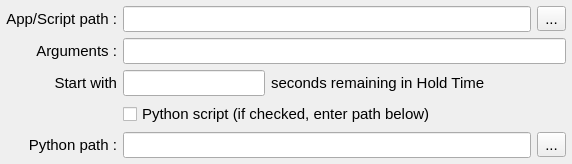
         <widget class="QFrame" name="appFrame">
          <property name="sizePolicy">
           <sizepolicy hsizetype="Preferred" vsizetype="Fixed">
            <horstretch>0</horstretch>
            <verstretch>0</verstretch>
           </sizepolicy>
          </property>
          <property name="minimumSize">
           <size>
            <width>0</width>
            <height>0</height>
           </size>
          </property>
          <property name="font">
           <font>
            <family>.SF NS</family>
            <pointsize>11</pointsize>
           </font>
          </property>
          <property name="frameShape">
           <enum>QFrame::NoFrame</enum>
          </property>
          <property name="frameShadow">
           <enum>QFrame::Plain</enum>
          </property>
          <layout class="QGridLayout" name="appLayout">
           <property name="leftMargin">
            <number>6</number>
           </property>
           <property name="topMargin">
            <number>6</number>
           </property>
           <property name="rightMargin">
            <number>6</number>
           </property>
           <property name="bottomMargin">
            <number>6</number>
           </property>
           <item row="1" column="4">
            <widget class="QToolButton" name="appLocationButton">
             <property name="font">
              <font>
               <family>.AppleSystemUIFont</family>
               <pointsize>11</pointsize>
              </font>
             </property>
             <property name="toolTip">
              <string>Browse for location...</string>
             </property>
             <property name="text">
              <string>...</string>
             </property>
            </widget>
           </item>
           <item row="5" column="4">
            <widget class="QToolButton" name="pythonLocationButton">
             <property name="font">
              <font>
               <family>.AppleSystemUIFont</family>
               <pointsize>11</pointsize>
              </font>
             </property>
             <property name="toolTip">
              <string>Browse for Python location...</string>
             </property>
             <property name="text">
              <string>...</string>
             </property>
            </widget>
           </item>
           <item row="1" column="0">
            <widget class="QLabel" name="appLocationLabel">
             <property name="font">
              <font>
               <family>.AppleSystemUIFont</family>
               <pointsize>11</pointsize>
              </font>
             </property>
             <property name="text">
              <string>App/Script path :</string>
             </property>
             <property name="alignment">
              <set>Qt::AlignRight|Qt::AlignTrailing|Qt::AlignVCenter</set>
             </property>
            </widget>
           </item>
           <item row="3" column="4">
            <spacer name="horizontalSpacer_7">
             <property name="orientation">
              <enum>Qt::Horizontal</enum>
             </property>
             <property name="sizeType">
              <enum>QSizePolicy::Minimum</enum>
             </property>
             <property name="sizeHint" stdset="0">
              <size>
               <width>10</width>
               <height>20</height>
              </size>
             </property>
            </spacer>
           </item>
           <item row="3" column="2">
            <widget class="QLabel" name="appStartLabel2">
             <property name="font">
              <font>
               <family>.AppleSystemUIFont</family>
               <pointsize>11</pointsize>
              </font>
             </property>
             <property name="text">
              <string>seconds remaining in Hold Time</string>
             </property>
            </widget>
           </item>
           <item row="3" column="0">
            <widget class="QLabel" name="appStartLabel1">
             <property name="font">
              <font>
               <family>.AppleSystemUIFont</family>
               <pointsize>11</pointsize>
              </font>
             </property>
             <property name="text">
              <string>Start with</string>
             </property>
             <property name="alignment">
              <set>Qt::AlignRight|Qt::AlignTrailing|Qt::AlignVCenter</set>
             </property>
            </widget>
           </item>
           <item row="5" column="0">
            <widget class="QLabel" name="pythonPathLabel">
             <property name="font">
              <font>
               <family>.AppleSystemUIFont</family>
               <pointsize>11</pointsize>
              </font>
             </property>
             <property name="text">
              <string>Python path :</string>
             </property>
             <property name="alignment">
              <set>Qt::AlignRight|Qt::AlignTrailing|Qt::AlignVCenter</set>
             </property>
            </widget>
           </item>
           <item row="4" column="1" colspan="4">
            <widget class="QCheckBox" name="pythonCheckBox">
             <property name="font">
              <font>
               <family>.AppleSystemUIFont</family>
               <pointsize>11</pointsize>
              </font>
             </property>
             <property name="text">
              <string>Python script (if checked, enter path below)</string>
             </property>
            </widget>
           </item>
           <item row="3" column="1">
            <widget class="QLineEdit" name="appStartEdit">
             <property name="minimumSize">
              <size>
               <width>0</width>
               <height>20</height>
              </size>
             </property>
             <property name="font">
              <font>
               <family>.AppleSystemUIFont</family>
               <pointsize>11</pointsize>
              </font>
             </property>
             <property name="alignment">
              <set>Qt::AlignCenter</set>
             </property>
            </widget>
           </item>
           <item row="2" column="0">
            <widget class="QLabel" name="appArgsLabel">
             <property name="font">
              <font>
               <family>.AppleSystemUIFont</family>
               <pointsize>11</pointsize>
              </font>
             </property>
             <property name="text">
              <string>Arguments :</string>
             </property>
             <property name="alignment">
              <set>Qt::AlignRight|Qt::AlignTrailing|Qt::AlignVCenter</set>
             </property>
            </widget>
           </item>
           <item row="3" column="3">
            <spacer name="horizontalSpacer_8">
             <property name="orientation">
              <enum>Qt::Horizontal</enum>
             </property>
             <property name="sizeHint" stdset="0">
              <size>
               <width>40</width>
               <height>20</height>
              </size>
             </property>
            </spacer>
           </item>
           <item row="1" column="1" colspan="3">
            <widget class="QLineEdit" name="appLocationEdit">
             <property name="minimumSize">
              <size>
               <width>0</width>
               <height>20</height>
              </size>
             </property>
             <property name="font">
              <font>
               <family>.AppleSystemUIFont</family>
               <pointsize>11</pointsize>
              </font>
             </property>
            </widget>
           </item>
           <item row="5" column="1" colspan="3">
            <widget class="QLineEdit" name="pythonPathEdit">
             <property name="minimumSize">
              <size>
               <width>0</width>
               <height>21</height>
              </size>
             </property>
             <property name="font">
              <font>
               <family>.AppleSystemUIFont</family>
               <pointsize>11</pointsize>
              </font>
             </property>
            </widget>
           </item>
           <item row="2" column="1" colspan="4">
            <widget class="QLineEdit" name="appArgsEdit">
             <property name="minimumSize">
              <size>
               <width>0</width>
               <height>20</height>
              </size>
             </property>
             <property name="font">
              <font>
               <family>.AppleSystemUIFont</family>
               <pointsize>11</pointsize>
              </font>
             </property>
            </widget>
           </item>
          </layout>
         </widget>
